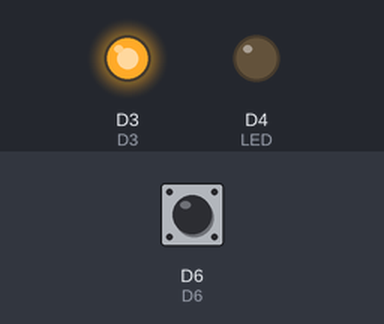
Simulated run of this sketch. Board: ESP8266 (NodeMCU). Shown: output pins drawn as LEDs (lit = HIGH). The test bench sets the inputs (shaded band); at power-on: D6 HIGH.

Above: at 2.2 s.
2.3 s: D6 pulled LOW for 0.15 s
At 3.6 s:
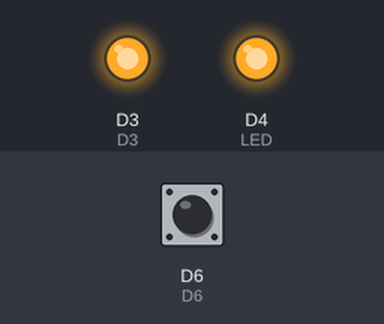
3.9 s: D6 pulled LOW for 3.2 s
At 4.4 s:
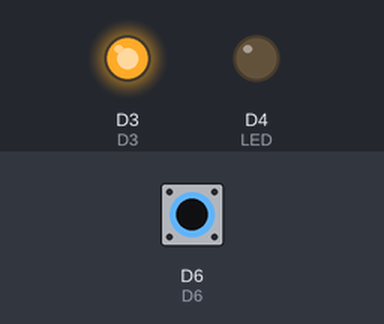
Timing chart, 0 to 8.6 s (numbered marks = the images above; inputs shaded):
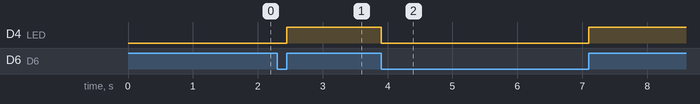

The sketch:

ESP8266_WatchDog.ino
```cpp
/*
D0   GPIO(16)
D1   GPIO(5)
D2   GPIO(4)
D3   GPIO(0)
D4   GPIO(2) Встроенный светодиод
D5   GPIO(14)
D6   GPIO(12)
D7   GPIO(13)
D8   GPIO(15)
D9   GPIO(3)
D10  GPIO(1)
*/

#define D6  12            //Вход
#define LED 2             //Встроенный светодиод
#define D3  0             //Reset
#include <ESP8266WiFi.h>

unsigned long previousMillis_Long , interval_Long;
unsigned long previousMillis_Short, interval_Short;
boolean reset_flag;

void setup()
{
Serial.begin(9600);
WiFi.persistent(false);
WiFi.forceSleepBegin();
//Serial.println("Restart");

pinMode (D3,OUTPUT);
pinMode (LED,OUTPUT);
pinMode (D6,INPUT_PULLUP);

digitalWrite (D3, LOW);                                        // формирование сигнала сброса на D5 при перезагрузке
delay (1000);
digitalWrite (D3, HIGH);

reset_flag = false;

interval_Long = 259200000;                                     // трое суток длинный цикл
interval_Short = 30000;                                        // 30 сек. короткий цикл
previousMillis_Long = millis();
previousMillis_Short = millis();

attachInterrupt (digitalPinToInterrupt (D6), Input, CHANGE);  // преравание по изменению сигнала на D6
}

void loop()
{
if (millis() - previousMillis_Short > interval_Short)
{
if (reset_flag) ESP.restart();                                // перезагрузка в коротком цикле если не было прерываний на D6
previousMillis_Short = millis();                              // восстановление счетчика
reset_flag = true;                                            // взвод флага перезагрузки
}

if (millis() - previousMillis_Long > interval_Long)           // безусловная перезагрузка в длинном цикле
{
ESP.restart();
}
delay (50);
}

void Input ()
{
reset_flag = false;
digitalWrite (LED, digitalRead(D6));
}
```

Measured:
- after the input at 2.3 s, D4 (LED): LOW → HIGH after 0.15 s
- after the input at 3.9 s, D4 (LED): HIGH → LOW at once, → HIGH 3.2 s later
